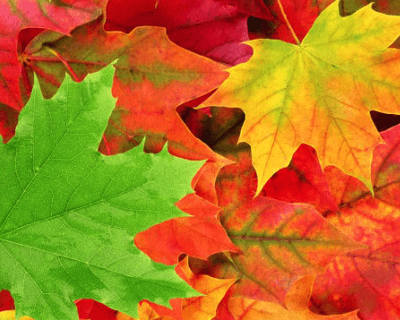
%> input picture Data/2-edges1/leaves.png, 400 x 320 px
$ octave --eval "my_gradient('leaves.png');"   (GNU Octave 9; MATLAB toolbox functions it lacks are replaced by stand-ins)
%> lines starting %> are read from the running program, lines starting %| are printed output that depends on the picture
% my_gradient('leaves.png');
% my_gradient('octagon.png');
% my_gradient('moon.png');

function my_gradient(imgName)
%> called with imgName = 'leaves.png'
    pkg load image;

    %% Load and convert image to double type, range [0, 1] for convenience
    img = imread(imgName);
%> img is the input picture: size 320x400x3 uint8; mean R, G, B 179.4, 115.6, 30.5
    if (size(img, 3) == 3)
        img = rgb2gray(img);
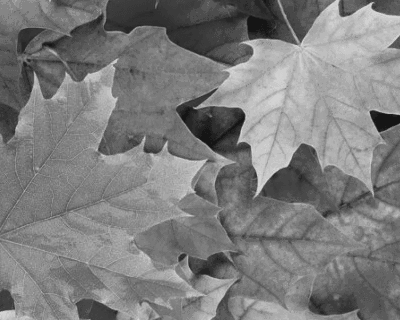
%> img: size 320x400 uint8; min 21, max 212, mean 125
    end
    img = double(img) / 255.;
%> img: size 320x400 double
    %imshow(img); % assumes [0, 1] range for double images

    %% Compute x, y gradients
    [gx gy] = imgradientxy(img, 'sobel'); % Note: gx, gy are not normalized
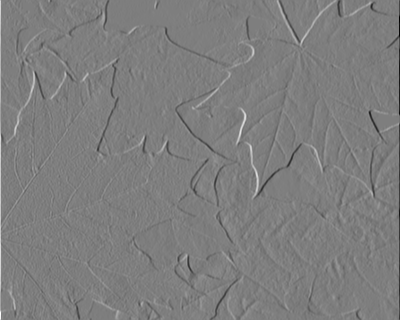
%> gx: size 320x400 double; min -3.26, max 3.33, mean 0.00049; drawn with min black and max white
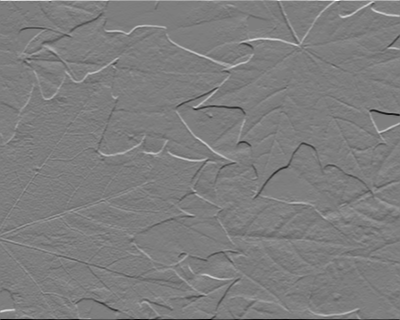
%> gy: size 320x400 double; min -3.22, max 3.29, mean 0.00259; drawn with min black and max white

    %% Obtain gradient magnitude and direction
    [gmag gdir] = imgradient(gx, gy);
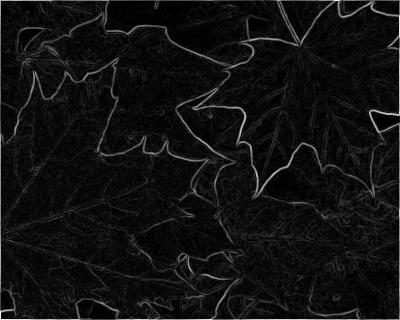
%> gmag: size 320x400 double; min 0, max 3.33, mean 0.225; drawn with min black and max white
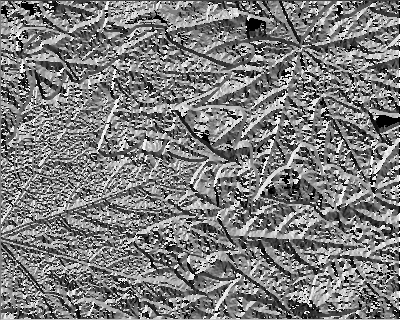
%> gdir: size 320x400 double; min -180, max 180, mean -3.7; drawn with min black and max white
    imshow(gmag / (4 * sqrt(2))); % mag = sqrt(gx^2 + gy^2), so [0, (4 * sqrt(2))]
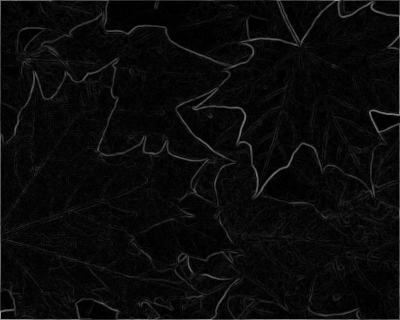
%> displayed picture: size 320x400, on the screen's scale of 0 to 255; min 0, max 150, mean 10.1
    %imshow((gdir + 180.0) / 360.0); % angle in degrees [-180, 180]

    %% Find pixels with desired gradient direction
    %my_grad = select_gdir(gmag, gdir, 1, 30, 60); % 45 +/- 15
    %imshow(my_grad);  % NOTE: enable after you've implemented select_gdir
endfunction

$ run again, on Data/2-edges1/moon.png
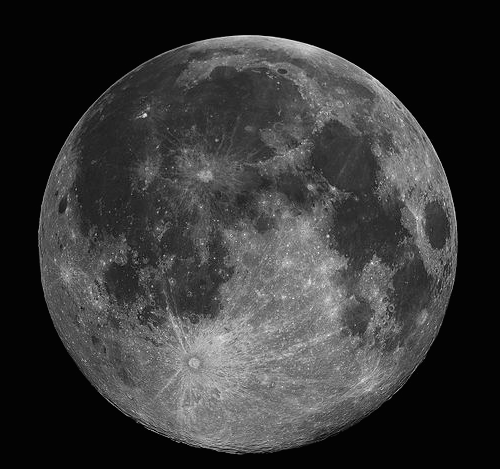
%> input picture Data/2-edges1/moon.png, 500 x 469 px
%> in my_gradient, img is the input picture: size 469x500 uint8; min 3, max 255, mean 55.1
%> img: size 469x500 double
%> in my_gradient, `[gmag gdir] = imgradient(gx, gy);`:
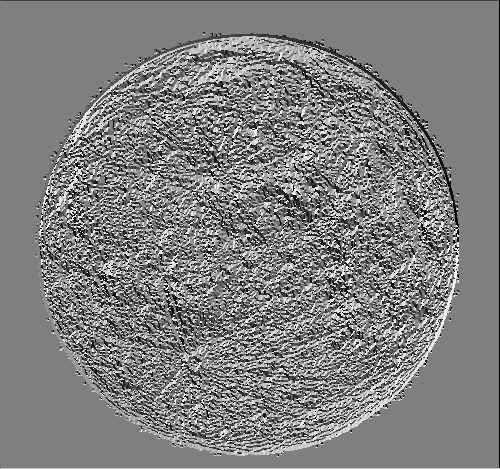
%> gdir: size 469x500 double; min -180, max 180, mean 0.5; drawn with min black and max white
%> in my_gradient, `imshow(gmag / (4 * sqrt(2)));`:
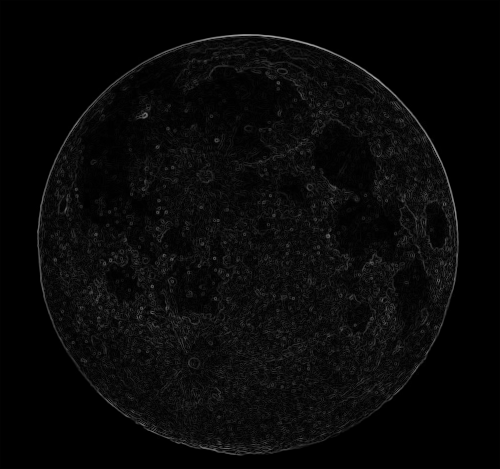
%> displayed picture: size 469x500, on the screen's scale of 0 to 255; min 0, max 167, mean 8.3
